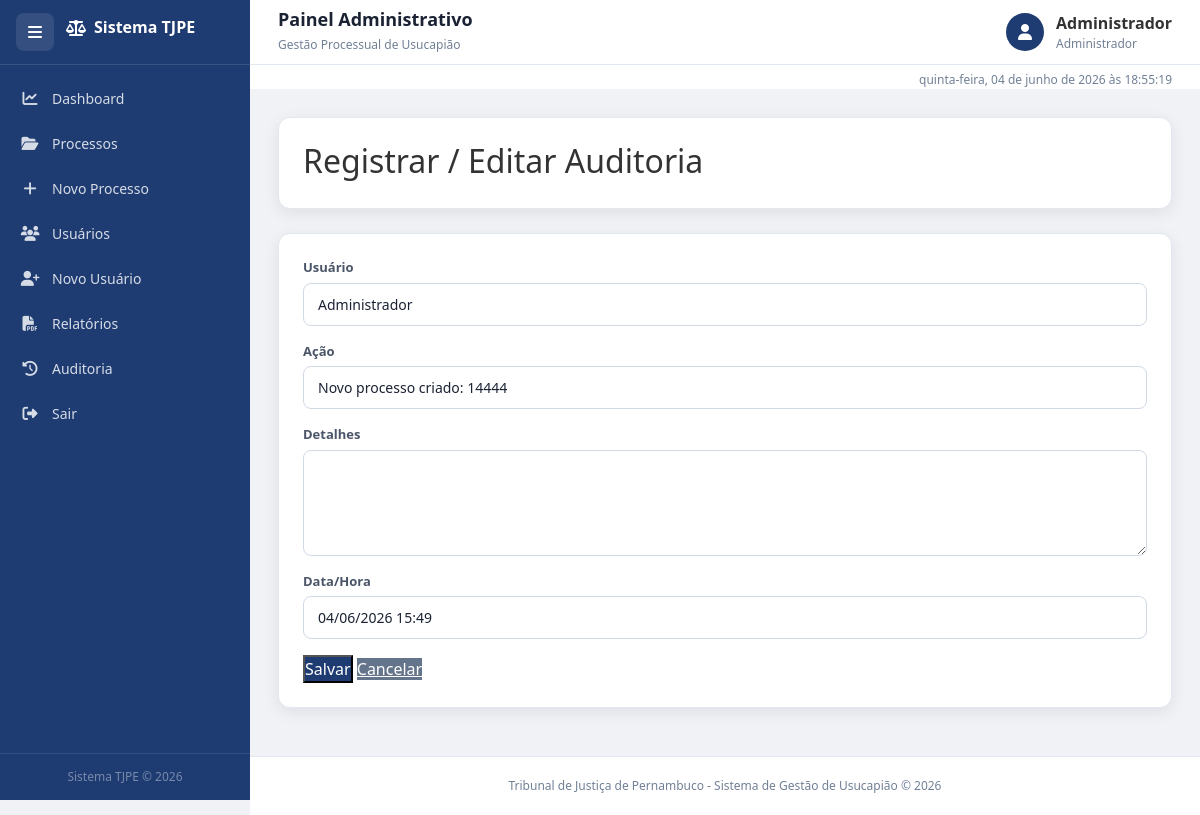
Screenshot of /auditoria/editar/30 (signed in) with the database file from the repository.
### tables this page shows
CREATE TABLE auditoria (
        id INTEGER PRIMARY KEY AUTOINCREMENT,
        acao TEXT,
        data TEXT
    , usuario TEXT, detalhes TEXT, data_hora TEXT);

### projeto_tj.py (the view, shortened to what this page needs)
@app.route("/auditoria/editar/<int:id>", methods=["GET", "POST"])
@login_required
@require_permission(["Administrador"])
def editar_auditoria(id):
    conn = get_db_connection()
    log = conn.execute("SELECT * FROM auditoria WHERE id = ?", (id,)).fetchone()
    if not log:
        conn.close()
        flash("Registro não encontrado.", "danger")
        return redirect(url_for("auditoria"))
    d = dict(log)
    log_norm = {
        "id": d.get("id"),
        "usuario": d.get("usuario") or "",
        "acao": d.get("acao") or "",
        "detalhes": d.get("detalhes") or "",
        "data_hora": d.get("data_hora") or d.get("data") or ""
    }
    conn.close()
    return render_template("auditoria_form.html", log=log_norm)

### projeto_tj.py (called while the page is built, shortened)
def get_db_connection():
    conn = sqlite3.connect(DATABASE)
    conn.row_factory = sqlite3.Row
    return conn

def login_required(f):
    @wraps(f)
    def decorated_function(*args, **kwargs):
        return f(*args, **kwargs)
    return decorated_function

def require_permission(perfis_permitidos):
    def decorator(f):
        @wraps(f)
        def decorated_function(*args, **kwargs):
            if "perfil" not in session or session["perfil"] not in perfis_permitidos:
                flash(
                    "Acesso negado. Permissão insuficiente.",
                    "danger"
                )
                return redirect(url_for("dashboard"))
            return f(*args, **kwargs)
        return decorated_function
    return decorator

### templates/auditoria_form.html
{% extends 'base.html' %}
{% block content %}
<div class="fade-in">
    <div class="card-box mb-4">
        <h2 class="mb-1">Registrar / Editar Auditoria</h2>
    </div>
    <div class="card-box">
        <form method="post">
            <div class="mb-3">
                <label class="form-label">Usuário</label>
                <input type="text" name="usuario" class="form-control" value="{{ log.usuario if log else session.usuario_nome }}">
            </div>
            <div class="mb-3">
                <label class="form-label">Ação</label>
                <input type="text" name="acao" class="form-control" value="{{ log.acao if log else '' }}" required>
            </div>
            <div class="mb-3">
                <label class="form-label">Detalhes</label>
                <textarea name="detalhes" class="form-control" rows="4">{{ log.detalhes if log else '' }}</textarea>
            </div>
            <div class="mb-3">
                <label class="form-label">Data/Hora</label>
                <input type="text" name="data_hora" class="form-control" value="{{ log.data_hora if log else '' }}">
            </div>
            <div>
                <button class="btn-primary">Salvar</button>
                <a href="/auditoria" class="btn-secondary">Cancelar</a>
            </div>
        </form>
    </div>
</div>
{% endblock %}

### templates/base.html (shortened to what this page needs)
<!DOCTYPE html>
<html lang="pt-br">
<head>
    <link
        href="https://cdn.jsdelivr.net/npm/bootstrap@5.3.3/dist/css/bootstrap.min.css"
        rel="stylesheet"
    >
    <link
        href="https://cdnjs.cloudflare.com/ajax/libs/font-awesome/6.5.1/css/all.min.css"
        rel="stylesheet"
    >
    <link
        rel="stylesheet"
        href="https://cdn.datatables.net/1.13.8/css/dataTables.bootstrap5.min.css"
    >
    <link
        rel="stylesheet"
        href="{{ url_for('static', filename='css/style.css') }}"
    >
</head>
<body>
<div class="layout">
    <aside
        class="sidebar"
        id="sidebar"
    >
        <div class="sidebar-header">
            <button
                class="menu-btn"
                id="menu-btn"
                data-tooltip="Expandir menu"
            >
                <i class="fa fa-bars"></i>
            </button>
            <h2 class="logo">
                <i class="fa fa-scale-balanced"></i>
                <span>
                    Sistema TJPE
                </span>
            </h2>
        </div>
        <ul class="menu-links">
            <li>
                <a href="{{ url_for('dashboard') }}">
                    <i class="fa fa-chart-line"></i>
                    <span>
                        Dashboard
                    </span>
                </a>
            </li>
            <li>
                <a href="{{ url_for('processos') }}">
                    <i class="fa fa-folder-open"></i>
                    <span>
                        Processos
                    </span>
                </a>
            </li>
            <li>
                <a href="{{ url_for('novo_processo') }}">
                    <i class="fa fa-plus"></i>
                    <span>
                        Novo Processo
                    </span>
                </a>
            </li>
            <li>
                <a href="{{ url_for('usuarios') }}">
                    <i class="fa fa-users"></i>
                    <span>
                        Usuários
                    </span>
                </a>
            </li>
            <li>
                <a href="{{ url_for('novo_usuario') }}">
                    <i class="fa fa-user-plus"></i>
                    <span>
                        Novo Usuário
                    </span>
                </a>
            </li>
            <li>
                <a href="{{ url_for('relatorios') }}">
                    <i class="fa fa-file-pdf"></i>
                    <span>
                        Relatórios
                    </span>
                </a>
            </li>
            <li>
                <a href="{{ url_for('auditoria') }}">
                    <i class="fa fa-clock-rotate-left"></i>
                    <span>
                        Auditoria
                    </span>
                </a>
            </li>
            <li>
                <a href="{{ url_for('logout') }}">
                    <i class="fa fa-right-from-bracket"></i>
                    <span>
                        Sair
                    </span>
                </a>
            </li>
        </ul>
        <div class="sidebar-footer">
            <small>
                Sistema TJPE © 2026
            </small>
        </div>
    </aside>
    <main
        class="main-content"
        id="main-content"
    >
        <div class="topbar">
            <div>
                <h3 class="page-title">
                    {% block page_title %}
                        Painel Administrativo
                    {% endblock %}
                </h3>
                <small class="text-muted">
                    Gestão Processual de Usucapião
                </small>
            </div>
            <div class="topbar-user">
                <div class="user-avatar">
                    <i class="fa fa-user"></i>
                </div>
                <div>
                    <strong>
                        {{ session.get('usuario_nome', 'Usuário') }}
                    </strong>
                    <small class="d-block text-muted">
                        {{ session.get('perfil', 'Perfil') }}
                    </small>
                </div>
            </div>
        </div>
        <div id="relogio"></div>
        <div class="content-area">
            {% block content %}
            {% endblock %}
        </div>
        <div class="footer">
            Tribunal de Justiça de Pernambuco -
            Sistema de Gestão de Usucapião © 2026
        </div>
    </main>
</div>
</body>
</html>

### static/css/style.css (style rules this page uses)
*, *::before, *::after { box-sizing: border-box; margin: 0; padding: 0; }
html, body { height: 100%; font-family: "Segoe UI", Tahoma, Geneva, Verdana, sans-serif; background: #f0f2f5; color: #333; overflow-x: hidden; scroll-behavior: smooth; }
:root { --sidebar-w: 250px; --sidebar-collapsed: 72px; --topbar-h: 65px; --azul: #1e3c72; --azul2: #2a5298; --azul3: #3a6abf; --branco: #ffffff; --cinza-bg: #f0f2f5; --borda: #e2e8f0; --texto: #1a2233; --texto2: #4a5568; --texto3: #718096; --verde: #2ecc71; --vermelho: #e74c3c; --laranja: #f39c12; --azul-info: #3498db; --radius: 12px; --shadow: 0 4px 16px rgba(0,0,0,0.08); --transition: 0.28s ease; }
.layout { display: flex; min-height: 100vh; }
.sidebar { width: var(--sidebar-w); min-height: 100vh; background: var(--azul); color: #fff; display: flex; flex-direction: column; position: fixed; top: 0; left: 0; z-index: 1000; transition: width var(--transition); overflow: hidden; overflow-y: auto; }
.sidebar-header { display: flex; align-items: center; gap: 12px; padding: 0 16px; height: var(--topbar-h); border-bottom: 1px solid rgba(255,255,255,0.12); flex-shrink: 0; white-space: nowrap; overflow: hidden; }
.menu-btn { background: rgba(255,255,255,0.1); color: white; border: none; width: 38px; height: 38px; border-radius: 8px; cursor: pointer; font-size: 16px; display: flex; align-items: center; justify-content: center; flex-shrink: 0; transition: background var(--transition); }
.logo { font-size: 16px; font-weight: 700; white-space: nowrap; overflow: hidden; display: flex; align-items: center; gap: 8px; transition: opacity var(--transition); }
.menu-links { list-style: none; padding: 12px 8px; flex: 1; }
.menu-links li a { display: flex; align-items: center; gap: 12px; padding: 11px 12px; color: rgba(255,255,255,0.82); text-decoration: none; border-radius: 8px; font-size: 14px; white-space: nowrap; overflow: hidden; transition: background var(--transition), color var(--transition); margin-bottom: 2px; }
.menu-links li a i { width: 20px; text-align: center; font-size: 15px; flex-shrink: 0; }
.menu-links li a span { transition: opacity var(--transition); overflow: hidden; }
.sidebar-footer { padding: 14px 16px; border-top: 1px solid rgba(255,255,255,0.1); font-size: 11px; color: rgba(255,255,255,0.4); white-space: nowrap; overflow: hidden; text-align: center; }
.main-content { margin-left: var(--sidebar-w); flex: 1; display: flex; flex-direction: column; min-height: 100vh; transition: margin-left var(--transition); align-items: stretch; }
.topbar { height: var(--topbar-h); background: var(--branco); border-bottom: 1px solid var(--borda); display: flex; align-items: center; justify-content: space-between; padding: 0 28px; position: sticky; top: 0; z-index: 900; }
.page-title { font-size: 18px; font-weight: 600; color: var(--texto); margin: 0; }
.topbar-user { display: flex; align-items: center; gap: 12px; }
.user-avatar { width: 38px; height: 38px; border-radius: 50%; background: var(--azul); color: #fff; display: flex; align-items: center; justify-content: center; font-size: 16px; }
#relogio { font-size: 12px; color: var(--texto3); text-align: right; padding: 6px 28px 0; background: var(--branco); }
.content-area { flex: 1; padding: 28px; width: 100%; max-width: 1300px; margin: 0 auto; }
.card-box { background: var(--branco); border-radius: var(--radius); box-shadow: var(--shadow); padding: 24px; margin-bottom: 20px; border: 1px solid var(--borda); }
.btn-primary { background: var(--azul); color: #fff; }
.btn-secondary { background: #64748b; color: #fff; }
label.form-label { display: block; font-size: 13px; font-weight: 600; color: var(--texto2); margin-bottom: 5px; }
input.form-control, select.form-select, textarea.form-control { width: 100%; padding: 10px 14px; border: 1px solid #d1d9e6; border-radius: 8px; font-size: 14px; color: var(--texto); background: var(--branco); transition: border 0.15s, box-shadow 0.15s; margin-bottom: 0; height: auto; }
.footer { text-align: center; color: var(--texto3); font-size: 12px; padding: 20px; border-top: 1px solid var(--borda); background: var(--branco); margin-top: auto; }
.fade-in { animation: fadeIn .4s ease; }
.mb-1 { margin-bottom: 4px; }
.mb-3 { margin-bottom: 12px; }
.mb-4 { margin-bottom: 16px; }
.text-muted { color: var(--texto3) !important; }
.d-block { display: block; }
strong { font-weight: 600; }
small { font-size: 12px; }

### rows the page displays
auditoria: get "Administrador", usuario "Administrador", acao "Novo processo criado: 14444", data_hora "04/06/2026 15:49"
